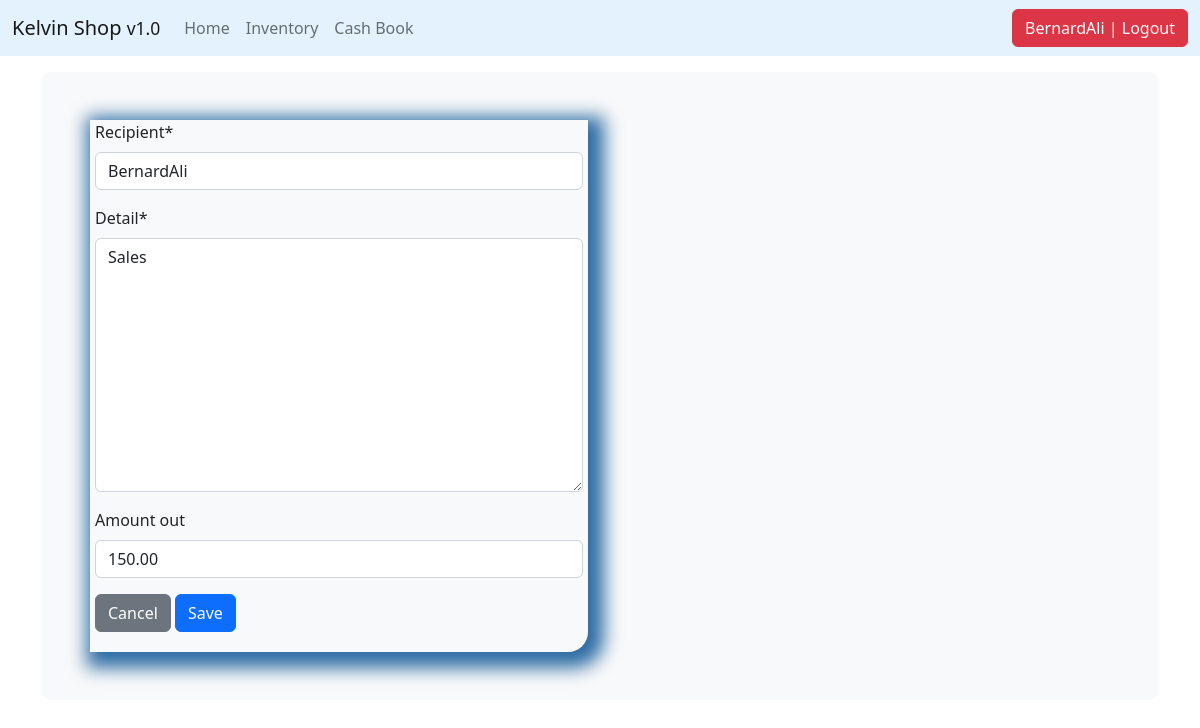
The app's page /issue_cash/1/ (signed in), older data.
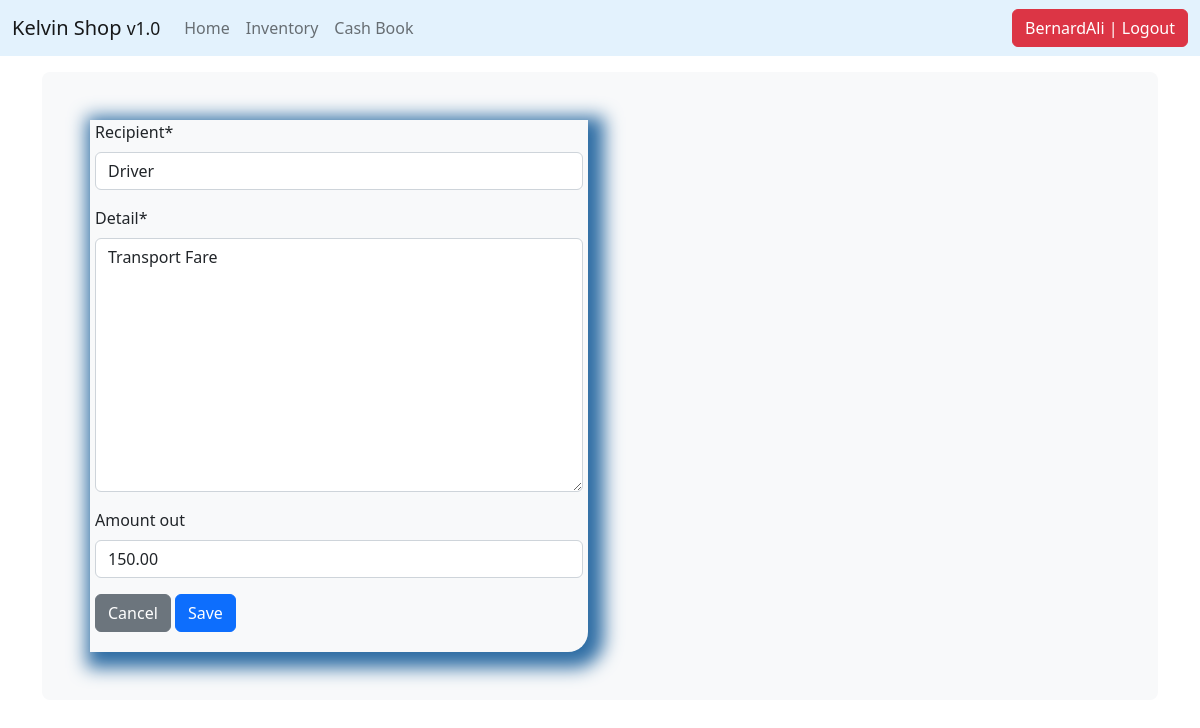
The same page, newer data.
### core/models.py (models this page shows, shortened)
class Cash(models.Model):
    category = models.CharField(max_length=50, blank=True, null=True, choices=CASH_CHOICE)
    recipient = models.CharField(max_length=50)
    detail = models.TextField(max_length=50)
    created_on = models.DateTimeField(auto_now_add=True)
    amount_in = models.DecimalField(max_digits=10, decimal_places=2, blank=True, null=True)
    amount_out = models.DecimalField(max_digits=10, decimal_places=2, blank=True, null=True)
    impriest_level = models.DecimalField(max_digits=10, decimal_places=2, blank=True, null=True)
    balance = models.DecimalField(max_digits=10, decimal_places=2, blank=True, null=True)
    issue_by = models.CharField(max_length=50, blank=True, null=True)
    export_to_CSV = models.BooleanField(default=False)
    last_updated = models.DateTimeField(auto_now=True)

### core/views.py (the view, shortened to what this page needs)
# urls.py: path('issue_cash/<str:pk>/', views.issue_cash, name="issue_cash"),
@login_required
def issue_cash(request, pk):
    queryset = Cash.objects.get(id=pk)
    form = IssueCashForm(request.POST or None, instance=queryset)
    context = {
        "queryset": queryset,
        "form": form,
        "username": 'Issue By: ' + str(request.user),
    }
    return render(request, "add_item.html", context)

### core/forms.py
class IssueCashForm(forms.ModelForm):
    class Meta:
        model = Cash
        fields =["recipient", "detail", "amount_out"]

### templates/add_item.html
{% extends 'base.html' %}
{% load crispy_forms_tags %}
{% block content %}
<div class="row">
    <div class="col-sm-6">
        <div class="display_table">
        <form method='POST' action=''>{% csrf_token %}
            {{form|crispy}}
            <a href="/list_items"><div class="btn btn-secondary">Cancel</div></a>
            <input type="submit" value='Save' class="btn btn-primary"/>
        </form>
        </div>
    </div>
</div>
{% endblock %}

Row changes from the older to the newer data that the page shows:
changed Cash: recipient "BernardAli" → "Driver"; detail "Sales" → "Transport Fare"
